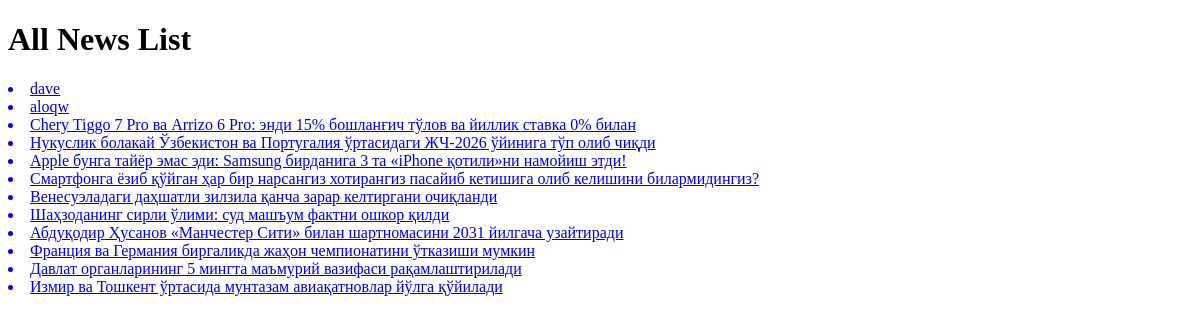
The page /news/ on the database as committed earlier.
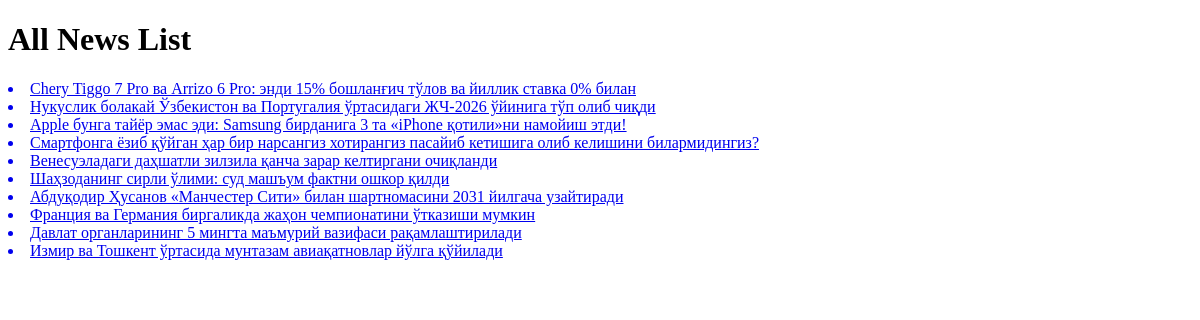
The same page on the database as committed later.
### news_app/models.py (models this page shows, shortened)
class News(models.Model):
    class Status(models.TextChoices):
        DRAFT = 'DF', 'Draft'
        PUBLISHED = 'PB', 'Published'
    title = models.CharField(max_length=250)
    slug = models.SlugField(max_length=250, unique=True, blank=True)
    body = models.TextField()
    image = models.ImageField(upload_to='news/images', blank=True, null=True)
    category = models.ForeignKey(Category, on_delete=models.CASCADE)
    publish_time = models.DateTimeField(default=timezone.now)
    created_time = models.DateTimeField(auto_now_add=True)
    updated_time = models.DateTimeField(auto_now=True)
    status = models.CharField(max_length=2, choices=Status.choices, default=Status.DRAFT)
    objects = models.Manager()
    published = PublishedManager()
    class Meta:
        ordering = ['-publish_time']

### news_app/views.py (the view)
# urls.py: path('news/', news_list, name='all_news_list'),
def news_list(request):
    news_list = News.published.all()
    context = {
        'news_list': news_list,
    }
    return render(request, "news/news_list.html", context=context)

### news_app/context_processor.py (called while the page is built)
def tranding_news(request):
    news_list = News.published.order_by('-publish_time')[:4]
    categories = Category.objects.all()
    context = {
        'tranding_news': news_list,
        'categories': categories
    }
    return context

### news_app/models.py (called while the page is built)
    def get_queryset(self):
        return super().get_queryset().filter(status=News.Status.PUBLISHED)

### templates/news/news_list.html (shortened to what this page needs)
<!DOCTYPE html>
<html lang="en">
<head>
</head>
<body>
    <h1>All News List</h1>
    {% for news in news_list %}
        <a href="{% url 'news_detail_page' news.pk %}">
            <li>{{ news.title }}</li>
        </a>
    {% endfor %}
</body>
</html>

Rows that differ between the two databases and show on the page:
removed News: title "dave"
removed News: title "aloqw"
